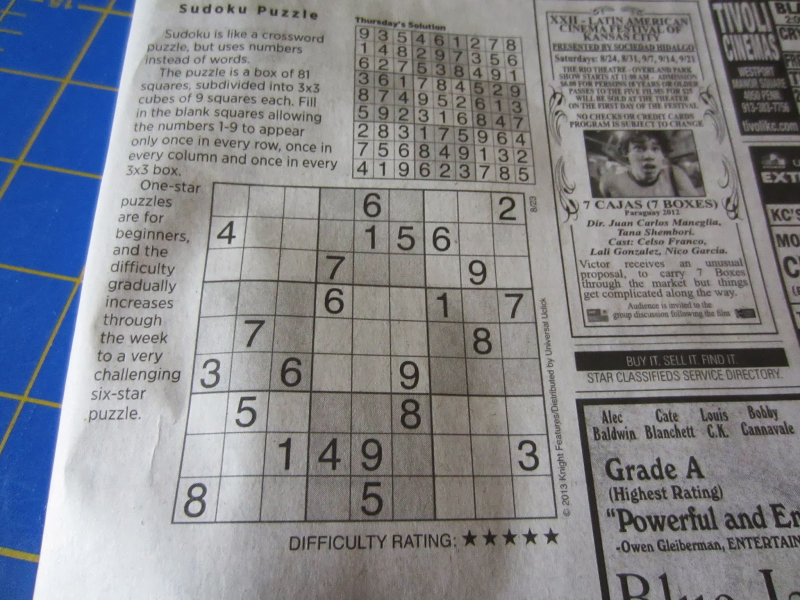
#> input picture data/sudoku/sudoku9.jpg, 1600 x 1200 px (shown at 1/2 size)
$ jupyter execute trytrysee.ipynb   (shell and % lines are left out)   (older library calls are emulated)
#> lines starting #> are read from the running program, lines starting #| are printed output that depends on the picture; after the words box and inside, x2 and y2 are one past the last pixel; in counts of white or black regions, pixels touching at a corner belong together
[cell 1]
import numpy as np
import cv2
import matplotlib.image as mpimg
import matplotlib.pyplot as plt
import skimage
import scipy
import os
import scipy.ndimage
from skimage.transform import SimilarityTransform, warp
import datetime
import random as rd
from pylab import *
from scipy import signal
from scipy import *
from PIL import Image

[cell 2]
img_name = '../data/sudoku/sudoku9.jpg'
# img_name = "samurai.png"
N = 9  # samurai : 21*21, normal: 9*9
L = 450 # image size after transformed

[cell 3]
img = cv2.imread(img_name).astype(np.uint8)
#> img is the input picture: shape (1200, 1600, 3); mean B, G, R 138.5, 132.5, 130.5
gray = cv2.cvtColor(img, cv2.COLOR_BGR2GRAY)
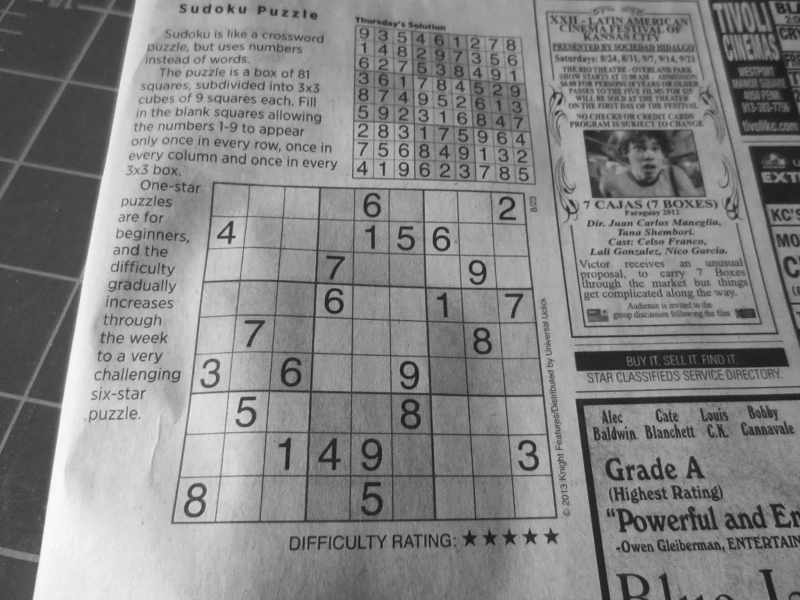
#> gray: shape (1200, 1600) (shown at 1/2 size); min 13, max 254, mean 132.6
im = Image.fromarray(gray, mode='L')
im.show()

[cell 4]
# blur = cv2.GaussianBlur(gray,(3,3),0)
# im = Image.fromarray(blur, mode='L')
# im.show()

[cell 5]
edges = cv2.Canny(gray,100,150)
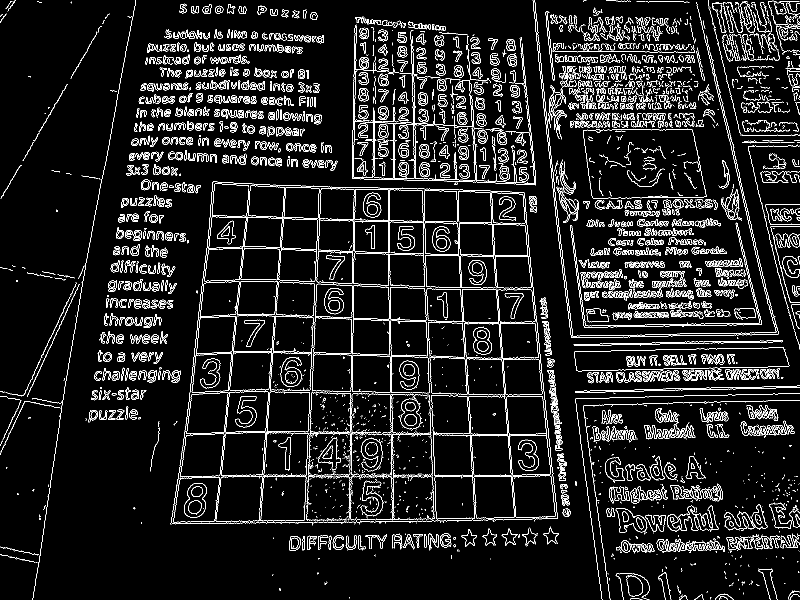
#> edges: shape (1200, 1600) (shown at 1/2 size); 7.8% white in thin lines or dots
im = Image.fromarray(edges, mode='L')
im.show()

[cell 6]
_, contours, _ = cv2.findContours(edges,cv2.RETR_TREE,cv2.CHAIN_APPROX_SIMPLE)
#> contours = 4233 contours, 2644 with area under 20; largest, box (x1, y1, x2, y2) and area: (343, 783, 538, 1049) 33428, (942, 792, 1111, 1037) 18379, (863, 790, 950, 1039) 18035, (1148, 695, 1579, 743) 16226, (1148, 695, 1579, 743) 16221
contours = sorted(contours, key=cv2.contourArea,reverse=True)
contoured = np.copy(img)
cv2.drawContours(contoured, contours[0], -1, (0,255,0), 3)
cv2.drawContours(contoured, contours[1], -1, (0,0,255), 3)
cv2.drawContours(contoured, contours[2], -1, (255,0,0), 3)
cv2.drawContours(contoured, contours[3], -1, (0,255,255), 3)
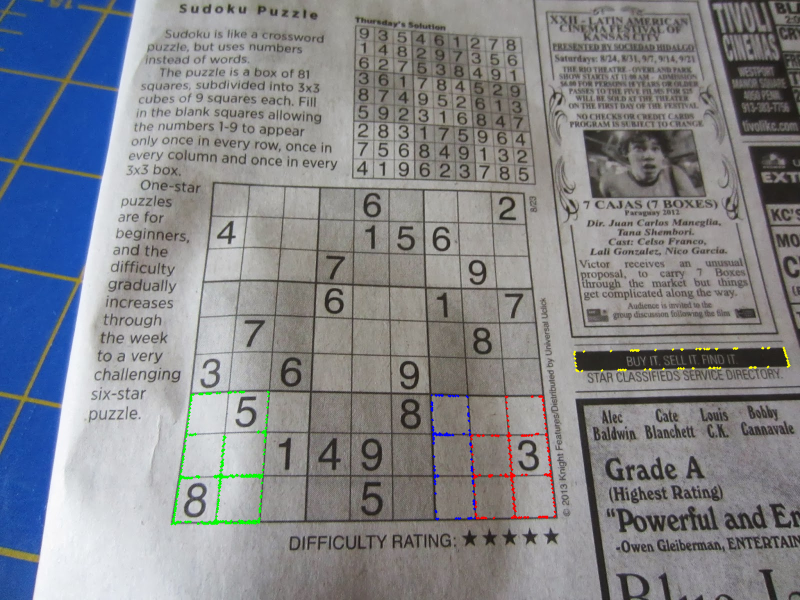
#> contoured: shape (1200, 1600, 3) (shown at 1/2 size); mean B, G, R 138.2, 132.6, 130.4
im = Image.fromarray(contoured, mode='RGB')
im.show()

[cell 7]
# plot contour on black background
empty = np.zeros(img.shape).astype(np.uint8)
tmp = cv2.drawContours(empty, contours, -1, (0,255,0), 3)
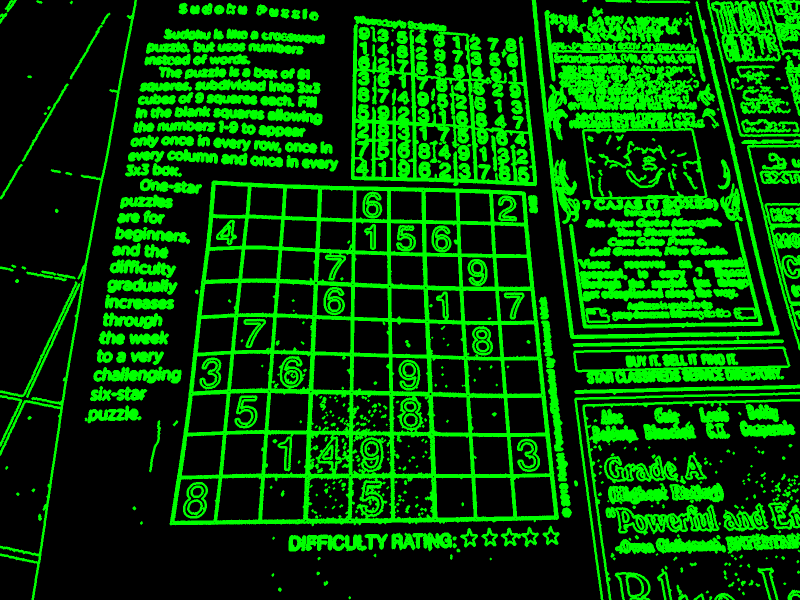
#> tmp: shape (1200, 1600, 3) (shown at 1/2 size); mean of channels 0, 1, 2 0, 76.5, 0; drawn as B, G, R
print(tmp.shape)
#| (1200, 1600, 3)
for p in contours[0]:
    x,y=p[0][1], p[0][0]
    tmp[x-2:x+3, y-2:y+3, 0] = np.ones((5,5)).astype(np.uint8)*255
    tmp[x-2:x+3, y-2:y+3, 1] = np.zeros((5,5)).astype(np.uint8)
#> this loop made 763 passes
#> (p, x, y) on passes 1 to 3: ([[470, 783]], 783, 470), ([[469, 784]], 784, 469), ([[462, 784]], 784, 462)
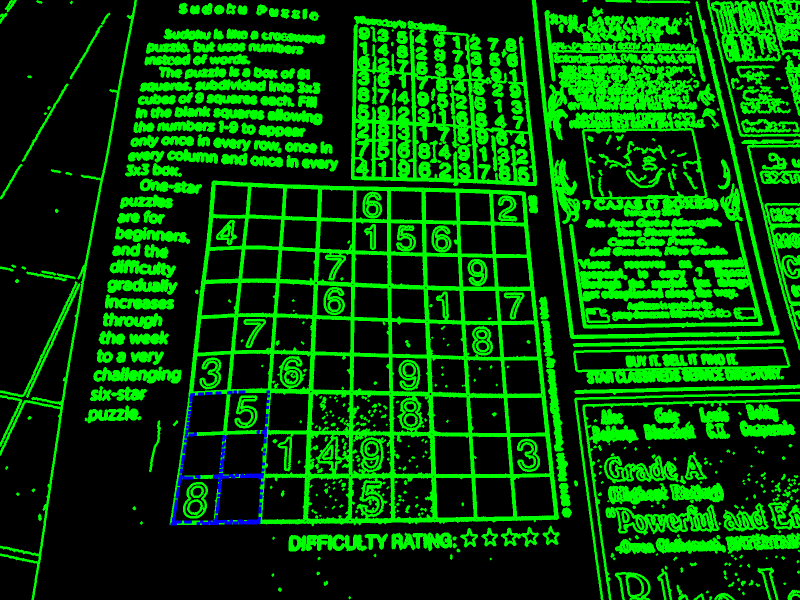
#> tmp: shape (1200, 1600, 3) (shown at 1/2 size); 0.32% of pixels changed, all inside (x1, y1, x2, y2) = (341, 781, 540, 1051); drawn as B, G, R

x,y=contours[0][0][0][1], contours[0][0][0][0]
#> x = 783; y = 470
tmp[x-3:x+4, y-3:y+4, 2] = np.ones((7,7)).astype(np.uint8)*255
#> tmp: shape (1200, 1600, 3); under 0.01% of pixels changed, all inside (x1, y1, x2, y2) = (467, 780, 474, 787)
tmp[x-3:x+4, y-3:y+4, 1] = np.zeros((7,7)).astype(np.uint8)
#> tmp: shape (1200, 1600, 3); mean of channels 0, 1, 2 0.8, 75.8, 0
tmp[x-3:x+4, y-3:y+4, 0] = np.zeros((7,7)).astype(np.uint8)
#> tmp: shape (1200, 1600, 3); mean of channels 0, 1, 2 0.8, 75.8, 0
tmp = Image.fromarray(tmp, mode='RGB')
tmp.show()

[cell 8]
# get four corner
for i in range(1,1000):
    epsilon = i*0.001*cv2.arcLength(contours[0],True)
    approx = cv2.approxPolyDP(contours[0],epsilon,True)
    tmp = np.array([n[0] for n in approx]).astype(np.float32)
    fig, ax = plt.subplots(dpi=100)
    ax.set_aspect('equal')
    ax.imshow(img)
    ax.plot(tmp[:,0], tmp[:,1], '+r')
    for j in range(len(tmp)-1):
        if j%2:
            c = 'r'
        else:
            c = 'b'
        ax.plot(tmp[j:j+2,0],tmp[j:j+2,1], c, linewidth=1)
    ax.plot([tmp[0,0], tmp[-1,0]], [tmp[0,1], tmp[-1,1]], 'g', linewidth=1)
    plt.axis('off')
    plt.show()
    if len(approx)<=4:
        approx = np.array([n[0] for n in approx]).astype(np.float32)
        break
#> this loop made 48 passes
#> (epsilon, tmp) on pass 48: (108, [[537, 784], [383, 789], [343, 1048], [518, 1044]])
#> epsilon on passes 1 to 6: 2.25, 4.5, 6.75, 9, 11.25, 13.5
#> pass 1, `plt.show()`:
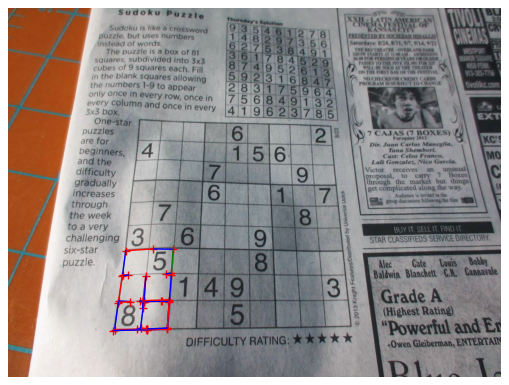
#> figure drawn by matplotlib, 1 panel; B, G, R data is drawn as R, G, B

x_idx = np.argsort(approx[:,0])
#> x_idx = [2, 1, 3, 0]
first_2_x = approx[x_idx[:2],:]
#> first_2_x = [[343, 1048], [383, 789]]
y_idx = np.argsort(first_2_x[:,1])
#> y_idx = [1, 0]
[p00, p01] = x_idx[y_idx]
#> p00 = 1; p01 = 2
last_2_x = approx[x_idx[2:],:]
#> last_2_x = [[518, 1044], [537, 784]]
y_idx = np.argsort(last_2_x[:,1])+2
#> y_idx = [3, 2]
[p10, p11] = x_idx[y_idx]
#> p10 = 0; p11 = 3

approx = approx[[p00,p10,p11,p01],:]
#> approx = [[383, 789], [537, 784], [518, 1044], [343, 1048]]
print("Four corners of the contour:",approx)
#| Four corners of the contour: [[ 383.  789.]
#|  [ 537.  784.]
#|  [ 518. 1044.]
#|  [ 343. 1048.]]

[cell 9]
# transform image
h = np.array([ [0,0],[L-1,0],[L-1,L-1],[0,L-1]]).astype(np.float32)
#> h = [[0, 0], [449, 0], [449, 449], [0, 449]]
transform = cv2.getPerspectiveTransform(approx,h)
#> transform = [[5.31, 0.821, -2683], [0.116, 3.57, -2863.5], [9.87e-05, 0.00097, 1]]
warp = cv2.warpPerspective(img,transform, (L, L))
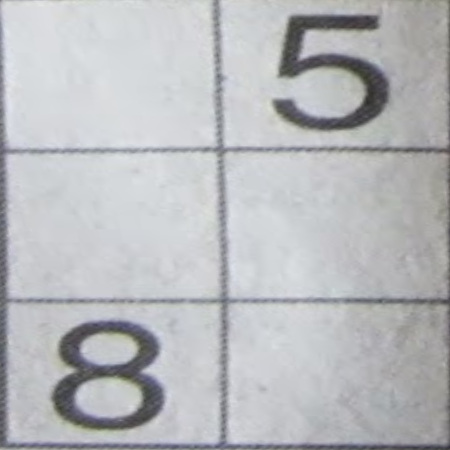
#> warp: shape (450, 450, 3); mean B, G, R 189.1, 186.2, 184.7
im = Image.fromarray(warp, mode='RGB')
im.show()

[cell 10]
# cut image
cells=[]
for i in range(N):
    for j in range(N):
        cells.append(warp[i*L//N:(i+1)*L//N,j*L//N:(j+1)*L//N])
#> after the loop, cells = 81 items

[cell 11]
fig = plt.figure(dpi=150)
for i in range(N):
    for j in range(N):
        a = fig.add_subplot(N, N, i*N+j+1)
        a.axes.get_xaxis().set_ticks([])
        a.axes.get_yaxis().set_ticks([])
        plt.imshow(cells[i*N+j])
plt.show()
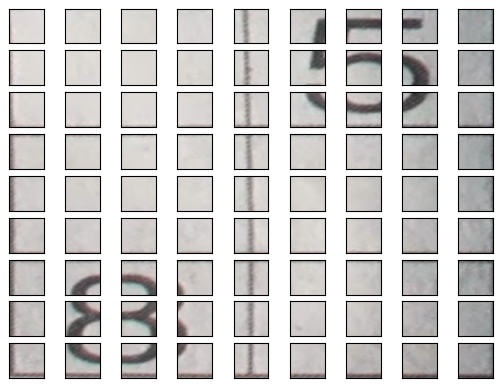
#> figure drawn by matplotlib, 81 panels
